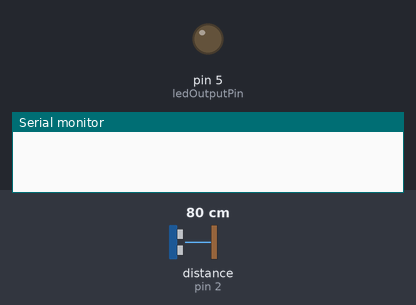
Bench run of a sketch on a simulated Arduino Uno, built with avr-gcc and run on an emulated ATmega328P. Shown: output pins drawn as LEDs (lit = HIGH), the last lines printed to the serial monitor. Wiring (inferred from the names in the program): ultrasonic range finder: trigger pin 3; echo pin 2. The inputs (shaded band) are chosen by the test bench; at power-on: distance to the obstacle (sensor on pin 2) 80 cm. The echo pulse lasts 58.3 µs per cm; pins used as bus, display or sensor lines are not drawn.

Above: at 1.2 s.
1.3 s: distance to the obstacle (sensor on pin 2) set to 2 cm
At 2.1 s:
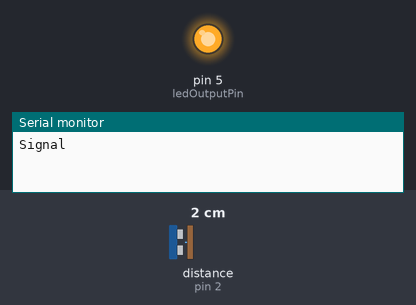
Timing chart, 0 to 4.3 s (numbered marks = the images above; inputs shaded):
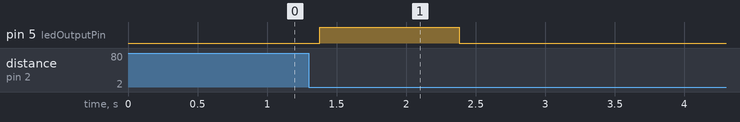

Measured:
- after the input at 1.3 s, pin 5 (ledOutputPin): LOW → HIGH after 0.08 s, → LOW 1.0 s later

The sketch:

S003._UltrasonicAlerter.ino
```cpp
// Used this http://howtomechatronics.com/tutorials/arduino/ultrasonic-sensor-hc-sr04/

const byte triggerPin = 3;
const byte echoPin = 2;
const byte ledOutputPin = 5;
const int amountOfDistances = 10;

int currentIter;
float lastAverage;
float averageDistance;
float lastDistances[amountOfDistances];
float distance;
float acumDistances;
float acceptedError;
unsigned long iterationsSinceLastSignal;

void setup() {
  Serial.begin(9600);
  pinMode(triggerPin, OUTPUT); // Sets the trigPin as an Output
  pinMode(echoPin, INPUT); // Sets the echoPin as an Input
  pinMode(ledOutputPin, OUTPUT); // Sets the echoPin as an Input
  for(int i = 0 ; i < amountOfDistances ; i++){
    lastDistances[i] = 0;
  }
  currentIter = 0;
  acceptedError = 0.1;
  iterationsSinceLastSignal = 0;
}

void clear() {
  // Clear trigger
  digitalWrite(triggerPin, LOW);
  delayMicroseconds(2);
}

int getDistance() {
  // Read echo, get travel time
  long duration = pulseIn(echoPin, HIGH);

  // Calculate distance
  return duration * 0.034 / 2;
}

void sendUltrasonicSignal() {
  // Send signal for 10 micro seconds
  digitalWrite(triggerPin, HIGH);
  delayMicroseconds(10);
  digitalWrite(triggerPin, LOW);
}

void updateDistancesArray() {
  lastDistances[currentIter] = distance;
  currentIter = (currentIter + 1) % amountOfDistances;
}

void calcAverage() {
  acumDistances = 0;

  for(int i = 0 ; i < amountOfDistances ; i++) {
    acumDistances += lastDistances[i];
  }
  lastAverage = averageDistance;
  averageDistance = acumDistances / amountOfDistances;
}

bool shouldSendUserSignal() {
  return abs(averageDistance - lastAverage) > max(averageDistance, lastAverage) * acceptedError &&
      iterationsSinceLastSignal > amountOfDistances;
}

void printAverageData() {
  Serial.print("Last average: ");
  Serial.print(lastAverage);
  Serial.print(" Average: ");
  Serial.println(averageDistance);
}

void sendUserSignal() {
  Serial.println("Signal");
  digitalWrite(ledOutputPin, HIGH);
  delay(1000);
  digitalWrite(ledOutputPin, LOW);
  iterationsSinceLastSignal = 0;
}

void loop() {
  clear();

  sendUltrasonicSignal();

  distance = getDistance();

  updateDistancesArray();

  calcAverage();

  if(shouldSendUserSignal()) {
    sendUserSignal();
  }

  // printAverageData();

  iterationsSinceLastSignal++;
  delay(50);
}
```
